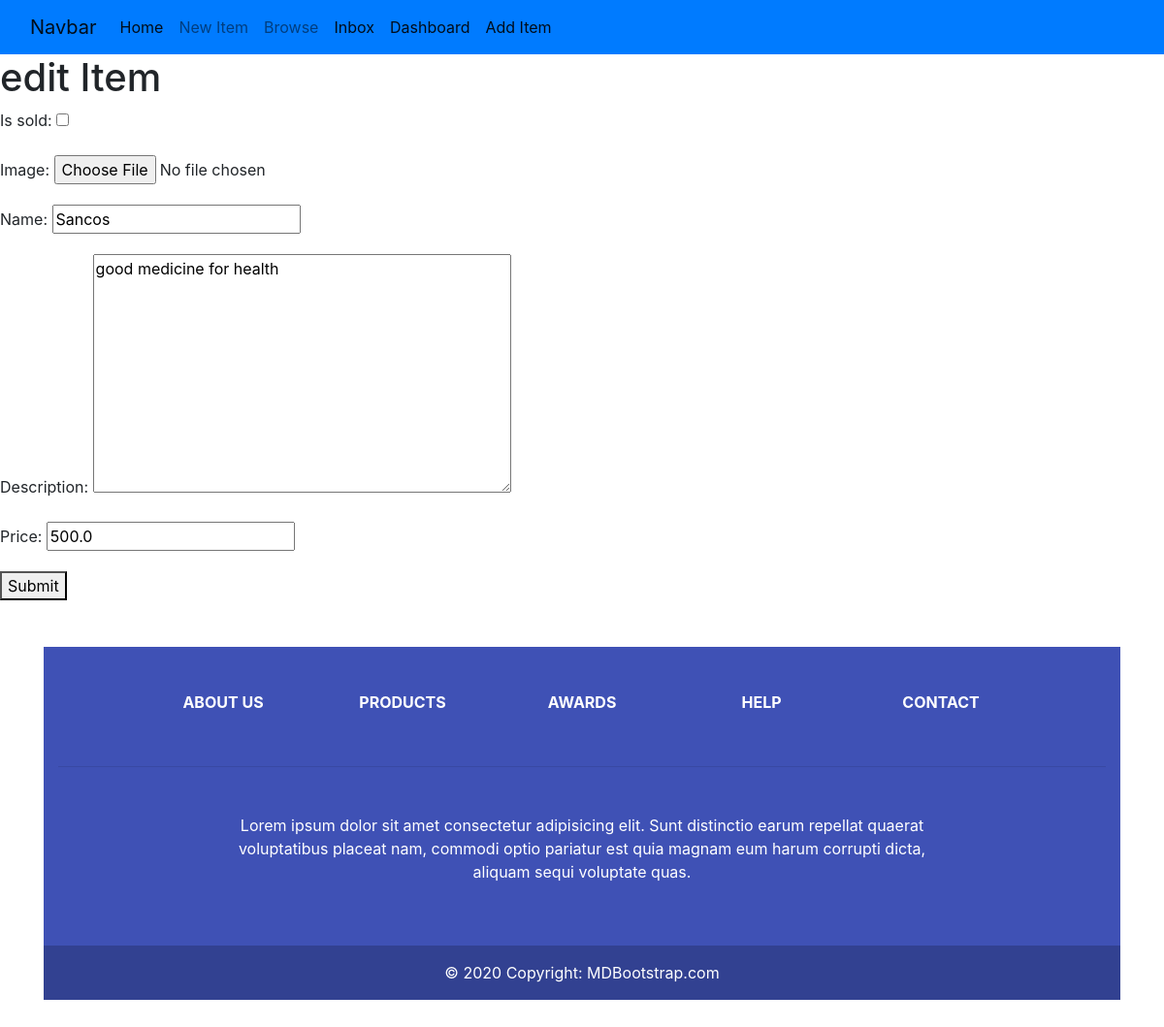
The page /items/3/edit/ (signed in) on the database its author committed.
### item/models.py (models this page shows, shortened)
class Item(models.Model):
    category = models.ForeignKey(Category,related_name = 'items',on_delete = models.CASCADE)
    name = models.CharField(max_length = 255)
    description = models.TextField(blank = True,null = True)
    price = models.FloatField()
    image = models.ImageField(upload_to="img/%y",blank=True,null=True)
    is_sold = models.BooleanField(default = False)
    created_by = models.ForeignKey(User,related_name = 'items',on_delete = models.CASCADE)
    created_at = models.DateField(auto_now_add = True)

### item/views.py (the view)
# urls.py: path('<int:pk>/edit/',view=views.edit,name='edit'),
@login_required
def edit(request,pk):
    item = get_object_or_404(Item,pk=pk,created_by = request.user)
    if request.method == 'POST':
        form = editItemForm(request.POST,request.FILES,instance=item)
        if form.is_valid():
            item.save()
            return redirect('item:detail',pk = item.id)
    else:
        form = editItemForm(instance=item)
    return render(request,'form.html',{'form':form,'title':'edit Item'})

### item/forms.py
class editItemForm(forms.ModelForm):
    class Meta:
        model = Item
        fields = {'name','description','price','image','is_sold'}
        widgets = {
             'name':forms.TextInput(attrs={
                'class':INPUT_CLASSES
            }),
             'description':forms.Textarea(attrs={
                'class':INPUT_CLASSES
            }),
             'price':forms.TextInput(attrs={
                'class':INPUT_CLASSES
            }),
            'image':forms.FileInput(attrs={
                'class':INPUT_CLASSES
            }),
        }

### item/templates/form.html (shortened to what this page needs)
{% extends "base.html" %}
{% block content %}
<h1>{{title}}</h1>
<form method="post" action="." enctype="multipart/form-data">
    <div>
        {{form.as_p}}
    </div>
    <button>Submit</button>
</form>
{% endblock content %}

### rows shown on the page
Item: name "Sancos", description "good medicine for health", price "500.0"

### other values the page prints
{{ title }} "edit Item"
